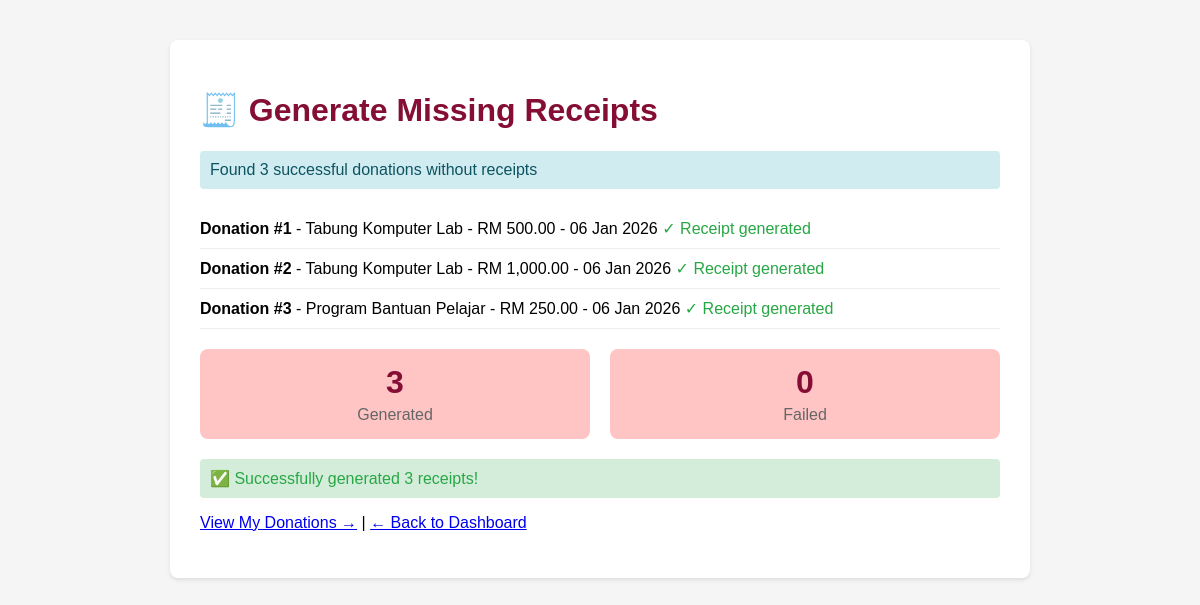
/generate_missing_receipts.php, run on the app's committed database.
### tables this page shows
CREATE TABLE donations (
    donation_id INT AUTO_INCREMENT PRIMARY KEY,
    campaign_id INT NOT NULL,
    donor_id INT,
    donor_name VARCHAR(255),  
    donor_email VARCHAR(255),
    donor_phone VARCHAR(20),
    amount DECIMAL(10, 2) NOT NULL,
    payment_method ENUM('online_banking', 'card', 'ewallet', 'cash', 'other') DEFAULT 'online_banking',
    transaction_id VARCHAR(100),
    receipt_path VARCHAR(255),
    donation_message TEXT,
    is_anonymous BOOLEAN DEFAULT FALSE,
    status ENUM('pending', 'verified', 'rejected', 'completed') DEFAULT 'pending',
    verified_by INT,
    verified_at TIMESTAMP NULL,
    donation_date TIMESTAMP DEFAULT CURRENT_TIMESTAMP,
    created_at TIMESTAMP DEFAULT CURRENT_TIMESTAMP,
    updated_at TIMESTAMP DEFAULT CURRENT_TIMESTAMP ON UPDATE CURRENT_TIMESTAMP,
    FOREIGN KEY (campaign_id) REFERENCES campaigns(campaign_id) ON DELETE CASCADE,
    FOREIGN KEY (donor_id) REFERENCES users(user_id) ON DELETE SET NULL,
    FOREIGN KEY (verified_by) REFERENCES users(user_id) ON DELETE SET NULL,
    INDEX idx_campaign (campaign_id),
    INDEX idx_donor (donor_id),
    INDEX idx_status (status),
    INDEX idx_donation_date (donation_date)
);

CREATE TABLE campaigns (
    campaign_id INT AUTO_INCREMENT PRIMARY KEY,
    campaign_name VARCHAR(255) NOT NULL,
    description TEXT,
    target_amount DECIMAL(10, 2) NOT NULL,
    current_amount DECIMAL(10, 2) DEFAULT 0.00,
    start_date DATE NOT NULL,
    end_date DATE NOT NULL,
    category ENUM('education', 'infrastructure', 'welfare', 'emergency', 'other') DEFAULT 'other',
    status ENUM('active', 'completed', 'closed', 'draft') DEFAULT 'draft',
    banner_image VARCHAR(255),
    created_by INT,
    created_at TIMESTAMP DEFAULT CURRENT_TIMESTAMP,
    updated_at TIMESTAMP DEFAULT CURRENT_TIMESTAMP ON UPDATE CURRENT_TIMESTAMP,
    FOREIGN KEY (created_by) REFERENCES users(user_id) ON DELETE SET NULL,
    INDEX idx_status (status),
    INDEX idx_dates (start_date, end_date)
);

### includes/receipt_functions.php (called while the page is built, shortened)
<?php
function generateReceipt($donation, $campaign) {
    try {
        $pdf = new TCPDF(PDF_PAGE_ORIENTATION, PDF_UNIT, PDF_PAGE_FORMAT, true, 'UTF-8', false);
        $maroon = array(128, 0, 0);
        $darkGray = array(51, 51, 51);
        $lightGray = array(240, 240, 240);
        $donorName = $donation['is_anonymous'] ? 'Anonymous Donor' : $donation['donor_name'];
        $receiptDir = __DIR__ . '/../uploads/receipts/';
        $filename = 'receipt_' . $donation['donation_id'] . '_' . time() . '.pdf';
        $filepath = $receiptDir . $filename;
        $relativePath = 'uploads/receipts/' . $filename;
        return [
            'success' => true,
            'path' => $relativePath,
            'filepath' => $filepath,
            'message' => 'Receipt generated successfully'
        ];
    } catch (Exception $e) {
        error_log("Receipt Generation Error: " . $e->getMessage());
        return [
            'success' => false,
            'path' => null,
            'message' => 'Failed to generate receipt: ' . $e->getMessage()
        ];
    }
}
?>

### generate_missing_receipts.php (the view, shortened to what this page needs)
<?php
require_once 'includes/receipt_functions.php';
$db = (new Database())->getConnection();
$stmt = $db->query("
    SELECT d.*, c.campaign_name, c.description as campaign_description, u.full_name, u.email
    FROM donations d
    LEFT JOIN campaigns c ON d.campaign_id = c.campaign_id
    LEFT JOIN users u ON d.donor_id = u.user_id
    WHERE d.status = 'verified'
    AND (d.receipt_path IS NULL OR d.receipt_path = '')
    ORDER BY d.created_at DESC
");
$donations = $stmt->fetchAll(PDO::FETCH_ASSOC);
echo "<!DOCTYPE html>
<html>
<head>
    <title>Generate Missing Receipts</title>
    <style>
        body { font-family: Arial, sans-serif; margin: 40px; background: #f5f5f5; }
        .container { max-width: 800px; margin: 0 auto; background: white; padding: 30px; border-radius: 8px; box-shadow: 0 2px 4px rgba(0,0,0,0.1); }
        h1 { color: #850E35; }
        .success { color: #28a745; padding: 10px; background: #d4edda; border-radius: 4px; margin: 10px 0; }
        .error { color: #dc3545; padding: 10px; background: #f8d7da; border-radius: 4px; margin: 10px 0; }
        .info { color: #0c5460; padding: 10px; background: #d1ecf1; border-radius: 4px; margin: 10px 0; }
        .donation { border-bottom: 1px solid #eee; padding: 10px 0; }
        .stats { display: flex; gap: 20px; margin: 20px 0; }
        .stat-box { flex: 1; padding: 15px; background: #FFC4C4; border-radius: 8px; text-align: center; }
        .stat-box h3 { margin: 0; color: #850E35; font-size: 32px; }
        .stat-box p { margin: 5px 0 0 0; color: #666; }
    </style>
</head>
<body>
    <div class='container'>
        <h1>🧾 Generate Missing Receipts</h1>
";
echo "<div class='info'>Found " . count($donations) . " successful donations without receipts</div>";
$generated = 0;
$failed = 0;
echo "<div style='margin: 20px 0;'>";
foreach ($donations as $donation) {
    echo "<div class='donation'>";
    echo "<strong>Donation #" . $donation['donation_id'] . "</strong> - ";
    echo htmlspecialchars($donation['campaign_name']) . " - ";
    echo "RM " . number_format($donation['amount'], 2) . " - ";
    echo date('d M Y', strtotime($donation['donation_date']));
    $campaign = [
        'campaign_name' => $donation['campaign_name'],
        'campaign_description' => $donation['campaign_description']
    ];
    $result = generateReceipt($donation, $campaign);
    if ($result['success']) {
        echo " <span style='color: #28a745;'>✓ Receipt generated</span>";
        $generated++;
    } else {
        echo " <span style='color: #dc3545;'>✗ Failed: " . htmlspecialchars($result['message']) . "</span>";
        $failed++;
    }
    echo "</div>";
}
echo "</div>";
echo "<div class='stats'>
    <div class='stat-box'>
        <h3>{$generated}</h3>
        <p>Generated</p>
    </div>
    <div class='stat-box'>
        <h3>{$failed}</h3>
        <p>Failed</p>
    </div>
</div>";
if ($generated > 0) {
    echo "<div class='success'>✅ Successfully generated {$generated} receipts!</div>";
}
echo "<p><a href='donor/my_donations.php'>View My Donations →</a> | <a href='admin/dashboard.php'>← Back to Dashboard</a></p>";
echo "</div></body></html>";
?>

### generate_missing_receipts.php (style rules this page uses)
body { font-family: Arial, sans-serif; margin: 40px; background: #f5f5f5; }
.container { max-width: 800px; margin: 0 auto; background: white; padding: 30px; border-radius: 8px; box-shadow: 0 2px 4px rgba(0,0,0,0.1); }
h1 { color: #850E35; }
.success { color: #28a745; padding: 10px; background: #d4edda; border-radius: 4px; margin: 10px 0; }
.info { color: #0c5460; padding: 10px; background: #d1ecf1; border-radius: 4px; margin: 10px 0; }
.donation { border-bottom: 1px solid #eee; padding: 10px 0; }
.stats { display: flex; gap: 20px; margin: 20px 0; }
.stat-box { flex: 1; padding: 15px; background: #FFC4C4; border-radius: 8px; text-align: center; }
.stat-box h3 { margin: 0; color: #850E35; font-size: 32px; }
.stat-box p { margin: 5px 0 0 0; color: #666; }

### data on the page
donations: donation_id "1", campaign.campaign_name "Tabung Komputer Lab", amount "500.00", donation_date "06 Jan 2026"
donations: donation_id "2", campaign.campaign_name "Tabung Komputer Lab", amount "1,000.00", donation_date "06 Jan 2026"
donations: donation_id "3", campaign.campaign_name "Program Bantuan Pelajar", amount "250.00", donation_date "06 Jan 2026"

### other printed values
count($donations) "3"
$generated "3"
$failed "0"
